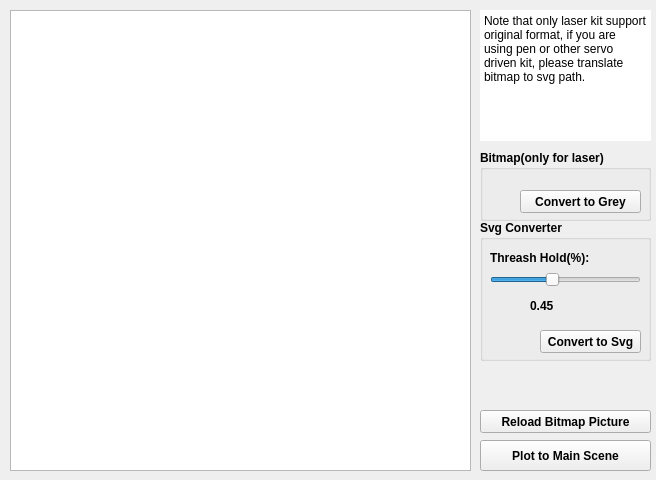
<?xml version="1.0" encoding="UTF-8"?>
<ui version="4.0">
 <class>Form</class>
 <widget class="QWidget" name="Form">
  <property name="geometry">
   <rect>
    <x>0</x>
    <y>0</y>
    <width>656</width>
    <height>480</height>
   </rect>
  </property>
  <property name="sizePolicy">
   <sizepolicy hsizetype="Fixed" vsizetype="Fixed">
    <horstretch>0</horstretch>
    <verstretch>0</verstretch>
   </sizepolicy>
  </property>
  <property name="minimumSize">
   <size>
    <width>656</width>
    <height>480</height>
   </size>
  </property>
  <property name="maximumSize">
   <size>
    <width>656</width>
    <height>480</height>
   </size>
  </property>
  <property name="font">
   <font>
    <family>Arial</family>
    <weight>75</weight>
    <bold>true</bold>
   </font>
  </property>
  <property name="windowTitle">
   <string>Form</string>
  </property>
  <widget class="QGraphicsView" name="graphicsView">
   <property name="geometry">
    <rect>
     <x>10</x>
     <y>10</y>
     <width>461</width>
     <height>461</height>
    </rect>
   </property>
  </widget>
  <widget class="QGroupBox" name="groupBox">
   <property name="geometry">
    <rect>
     <x>480</x>
     <y>220</y>
     <width>171</width>
     <height>141</height>
    </rect>
   </property>
   <property name="font">
    <font>
     <family>Arial</family>
    </font>
   </property>
   <property name="title">
    <string>Svg Converter</string>
   </property>
   <widget class="QPushButton" name="btnConvert">
    <property name="geometry">
     <rect>
      <x>60</x>
      <y>110</y>
      <width>101</width>
      <height>23</height>
     </rect>
    </property>
    <property name="text">
     <string>Convert to Svg</string>
    </property>
   </widget>
   <widget class="QSlider" name="slideThr">
    <property name="geometry">
     <rect>
      <x>10</x>
      <y>50</y>
      <width>151</width>
      <height>19</height>
     </rect>
    </property>
    <property name="value">
     <number>40</number>
    </property>
    <property name="orientation">
     <enum>Qt::Horizontal</enum>
    </property>
   </widget>
   <widget class="QLabel" name="label">
    <property name="geometry">
     <rect>
      <x>10</x>
      <y>30</y>
      <width>151</width>
      <height>16</height>
     </rect>
    </property>
    <property name="text">
     <string>Threash Hold(%):</string>
    </property>
   </widget>
   <widget class="QLabel" name="labelThr">
    <property name="geometry">
     <rect>
      <x>50</x>
      <y>80</y>
      <width>54</width>
      <height>12</height>
     </rect>
    </property>
    <property name="text">
     <string>0.45</string>
    </property>
   </widget>
  </widget>
  <widget class="QTextBrowser" name="textBrowser">
   <property name="geometry">
    <rect>
     <x>480</x>
     <y>10</y>
     <width>171</width>
     <height>131</height>
    </rect>
   </property>
   <property name="frameShape">
    <enum>QFrame::NoFrame</enum>
   </property>
   <property name="html">
    <string>&lt;!DOCTYPE HTML PUBLIC &quot;-//W3C//DTD HTML 4.0//EN&quot; &quot;http://www.w3.org/TR/REC-html40/strict.dtd&quot;&gt;
&lt;html&gt;&lt;head&gt;&lt;meta name=&quot;qrichtext&quot; content=&quot;1&quot; /&gt;&lt;style type=&quot;text/css&quot;&gt;
p, li { white-space: pre-wrap; }
&lt;/style&gt;&lt;/head&gt;&lt;body style=&quot; font-family:'Arial'; font-size:9pt; font-weight:600; font-style:normal;&quot;&gt;
&lt;p style=&quot; margin-top:0px; margin-bottom:0px; margin-left:0px; margin-right:0px; -qt-block-indent:0; text-indent:0px;&quot;&gt;&lt;span style=&quot; font-family:'SimSun'; font-weight:400;&quot;&gt;Note that only laser kit support original format, if you are using pen or other servo driven kit, please translate bitmap to svg path.&lt;/span&gt;&lt;/p&gt;&lt;/body&gt;&lt;/html&gt;</string>
   </property>
  </widget>
  <widget class="QGroupBox" name="groupBox_2">
   <property name="geometry">
    <rect>
     <x>480</x>
     <y>150</y>
     <width>171</width>
     <height>71</height>
    </rect>
   </property>
   <property name="font">
    <font>
     <family>Arial</family>
    </font>
   </property>
   <property name="title">
    <string>Bitmap(only for laser)</string>
   </property>
   <widget class="QPushButton" name="btnConvert_2">
    <property name="geometry">
     <rect>
      <x>40</x>
      <y>40</y>
      <width>121</width>
      <height>23</height>
     </rect>
    </property>
    <property name="text">
     <string>Convert to Grey</string>
    </property>
   </widget>
  </widget>
  <widget class="QPushButton" name="btnPlotToMain">
   <property name="geometry">
    <rect>
     <x>480</x>
     <y>440</y>
     <width>171</width>
     <height>31</height>
    </rect>
   </property>
   <property name="font">
    <font>
     <family>Arial</family>
    </font>
   </property>
   <property name="text">
    <string>Plot to Main Scene</string>
   </property>
  </widget>
  <widget class="QPushButton" name="btnReload">
   <property name="geometry">
    <rect>
     <x>480</x>
     <y>410</y>
     <width>171</width>
     <height>23</height>
    </rect>
   </property>
   <property name="font">
    <font>
     <family>Arial</family>
    </font>
   </property>
   <property name="text">
    <string>Reload Bitmap Picture</string>
   </property>
  </widget>
 </widget>
 <resources/>
 <connections/>
</ui>
